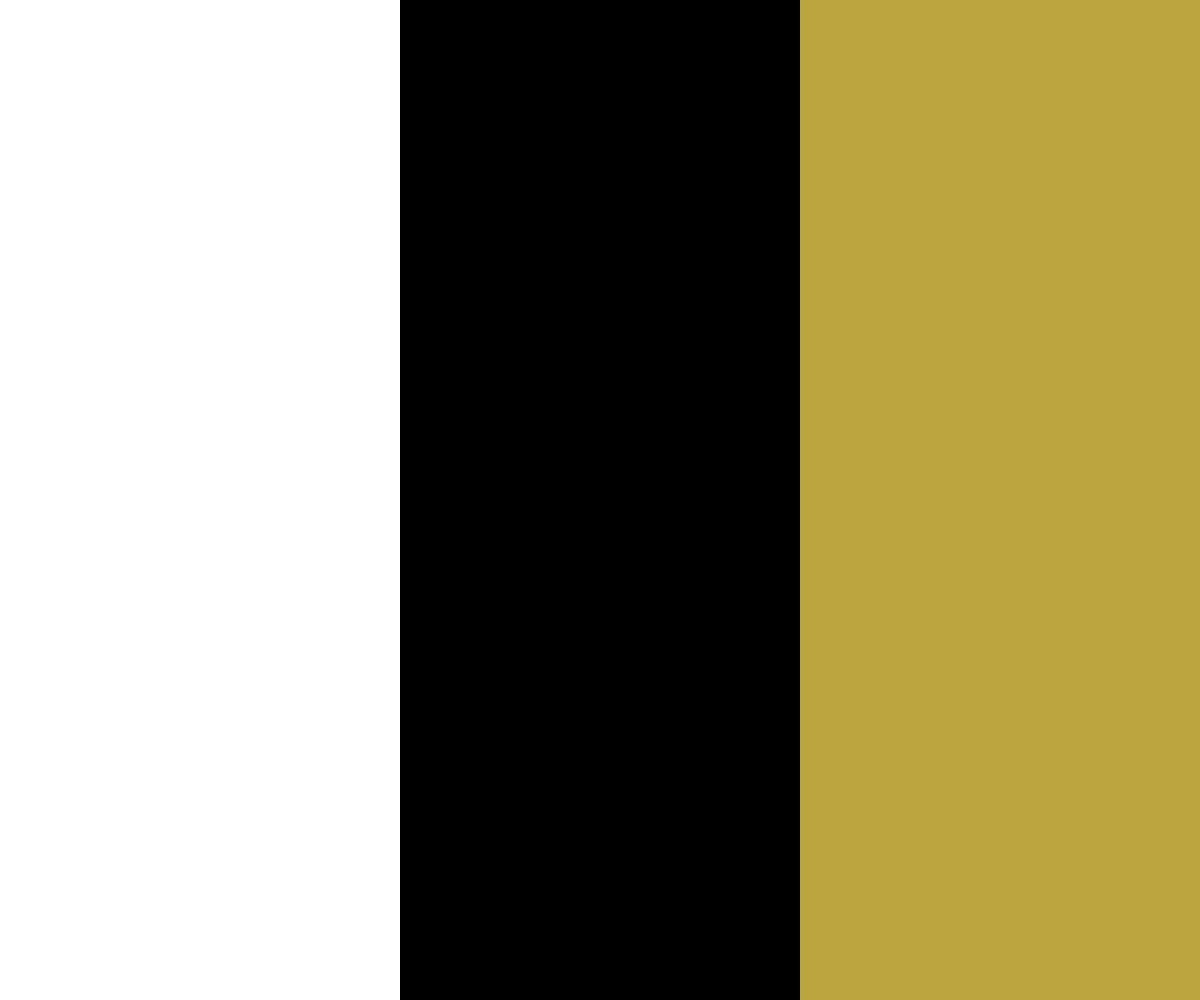
Frame 1 (no input)
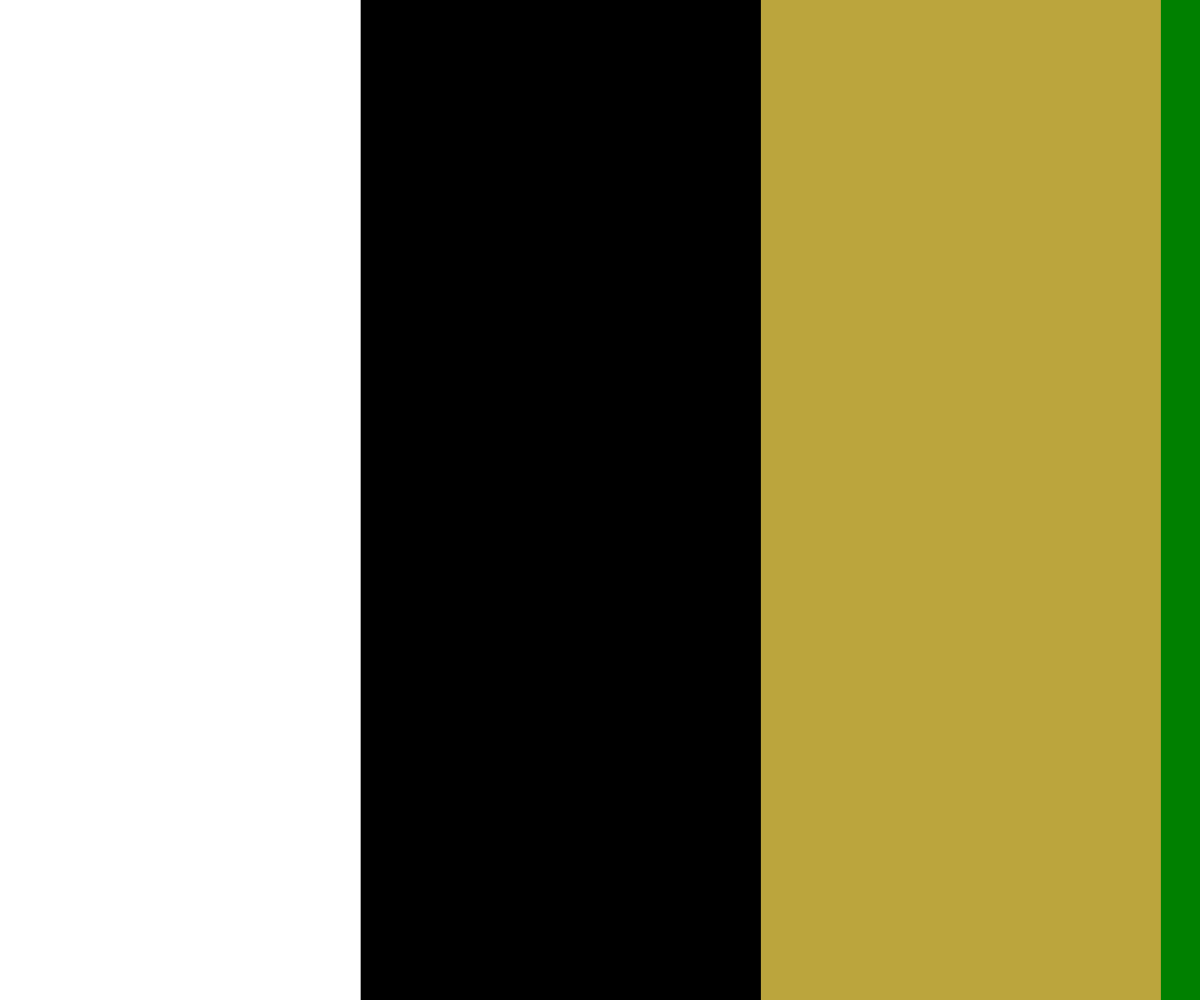
Frame 60 (no input)
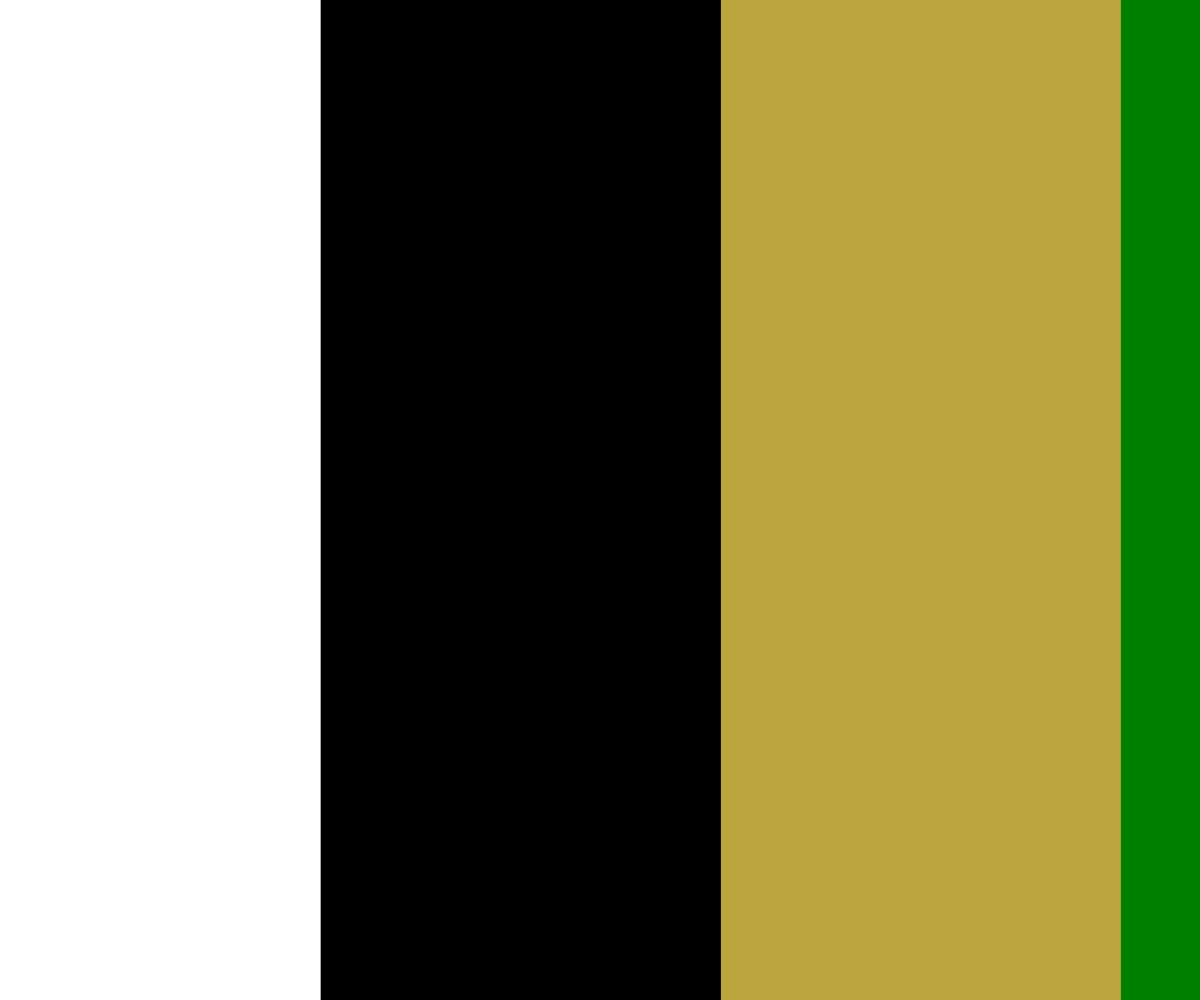
Frame 120 (the mouse pressed at the canvas centre since frame 60)

The p5.js sketch that drew these frames (run headless with seeded random() and noise() and a simulated clock; from frame 60 on, the mouse is pressed at the canvas centre):

// p5.js sketch
// ── sketch.js
// https://editor.p5js.org/jht9629-nyu/sketches/2pxhnehBV
// ims04-jht scroll color rate

// rate adjusted to achieve complete 
// scroll in my.scrollSeconds 
// https://p5js.org/reference/#/p5/deltaTime

let my = {};

function setup() {
  my.scrollSeconds = 30;
  // my.debug = 1;
  my.width = 400;
  my.height = 400;
  my.n = 3;
  // =0 for left to right, else right to left scroll
  my.xtoLeft = 1;

  if (!my.debug) {
    my.width = windowWidth;
    my.height = windowHeight;
  }
  createCanvas(my.width, my.height);
  noStroke();

  setup_fullScreenButton();
  
  my_setup();
}

function my_setup() {
  my.xlen = width / my.n;
  my.ylen = height;
  my.items = [];
  let n = my.n + 1;
  my.wide = my.xlen * n;
  for (let i = 0; i < n; i++) {
    let xpos = my.xlen * i;
    let colr = colorPalette[i % colorPalette.length];
    my.items[i] = { xpos, colr };
  }
  // for (let item of my.items) { console.log('item', item); }
}

function draw() {
  let deltaSecs = deltaTime / 1000
  my.xstep = width * deltaSecs / my.scrollSeconds;
  // console.log('my.xstep', my.xstep);

  for (let item of my.items) {
    let { xpos, colr } = item;
    item.xpos = (xpos + my.xstep) % my.wide;
    fill(colr);
    let x = xpos - my.xlen;
    let y = 0;
    if (my.xtoLeft) {
      x = width - x;
    }
    rect(x, y, my.xlen, my.ylen);
  }
}

let colorGold = [187, 165, 61];

// double red
// let colorPalette = ["red", "green", colorGold];
// let colorPalette = ["red", "green", colorGold, "green"];
let colorPalette = ["red", "green", colorGold, "black"];

// From
// https://editor.p5js.org/jht1493/sketches/5LgILr8RF

// --
function setup_fullScreenButton() {
  my.fullScreenButton = createButton("?=v7 Full Screen");
  my.fullScreenButton.mousePressed(fullScreen_action);
  my.fullScreenButton.style("font-size:42px");
}

function fullScreen_action() {
  my.fullScreenButton.remove();
  fullscreen(1);
  let delay = 3000;
  setTimeout(ui_present_window, delay);
}

function ui_present_window() {
  resizeCanvas(windowWidth, windowHeight);
  my_setup();
}

// Respond to window resizing event
function windowResized() {
  resizeCanvas(windowWidth, windowHeight);
}

// --
// https://editor.p5js.org/jht9629-nyu/sketches/ZpoPuHXRo
// ims04-jht scroll color bars - no pop 

// https://editor.p5js.org/jht9629-nyu/sketches/3VKJ-q8ar
// ims03-jht scrolling color bars
// color pops on at wrap around

// https://editor.p5js.org/jht9629-nyu/sketches/3VKJ-q8ar
// ims03-jht scrolling color bars
